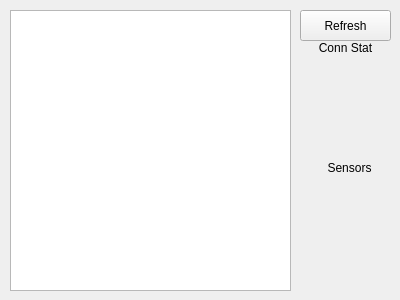
<?xml version="1.0" encoding="UTF-8"?>
<ui version="4.0">
 <class>Frame</class>
 <widget class="QFrame" name="Frame">
  <property name="geometry">
   <rect>
    <x>0</x>
    <y>0</y>
    <width>400</width>
    <height>300</height>
   </rect>
  </property>
  <property name="windowTitle">
   <string>Frame</string>
  </property>
  <widget class="QGraphicsView" name="MView">
   <property name="geometry">
    <rect>
     <x>10</x>
     <y>10</y>
     <width>281</width>
     <height>281</height>
    </rect>
   </property>
  </widget>
  <widget class="QLabel" name="BLabel">
   <property name="geometry">
    <rect>
     <x>310</x>
     <y>40</y>
     <width>71</width>
     <height>16</height>
    </rect>
   </property>
   <property name="text">
    <string>Conn Stat</string>
   </property>
   <property name="alignment">
    <set>Qt::AlignCenter</set>
   </property>
  </widget>
  <widget class="QLabel" name="SLabel">
   <property name="geometry">
    <rect>
     <x>320</x>
     <y>160</y>
     <width>59</width>
     <height>16</height>
    </rect>
   </property>
   <property name="text">
    <string>Sensors</string>
   </property>
   <property name="alignment">
    <set>Qt::AlignCenter</set>
   </property>
  </widget>
  <widget class="QPushButton" name="BButton">
   <property name="geometry">
    <rect>
     <x>300</x>
     <y>10</y>
     <width>91</width>
     <height>31</height>
    </rect>
   </property>
   <property name="text">
    <string>Refresh</string>
   </property>
  </widget>
 </widget>
 <resources/>
 <connections/>
</ui>
